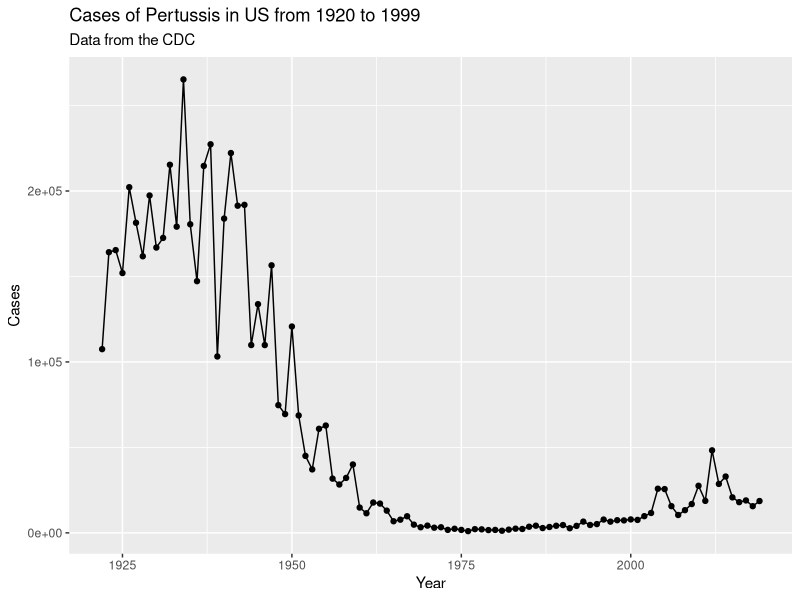
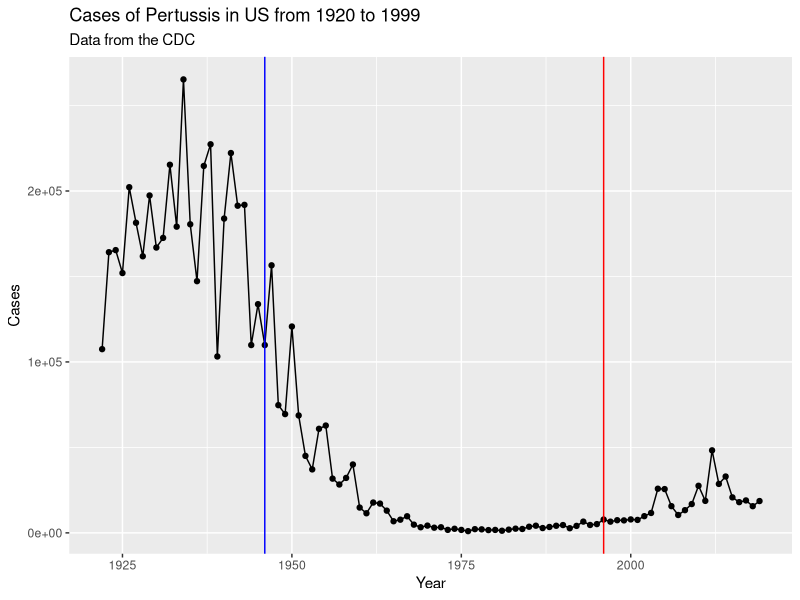

The R script that drew these images, in order: (Note: this script raises an error after producing the figures.)
## ---- chunk 1
cdc <- data.frame(
  Year = c(
    1922L,
    1923L,
    1924L,
    1925L,
    1926L,
    1927L,
    1928L,
    1929L,
    1930L,
    1931L,
    1932L,
    1933L,
    1934L,
    1935L,
    1936L,
    1937L,
    1938L,
    1939L,
    1940L,
    1941L,
    1942L,
    1943L,
    1944L,
    1945L,
    1946L,
    1947L,
    1948L,
    1949L,
    1950L,
    1951L,
    1952L,
    1953L,
    1954L,
    1955L,
    1956L,
    1957L,
    1958L,
    1959L,
    1960L,
    1961L,
    1962L,
    1963L,
    1964L,
    1965L,
    1966L,
    1967L,
    1968L,
    1969L,
    1970L,
    1971L,
    1972L,
    1973L,
    1974L,
    1975L,
    1976L,
    1977L,
    1978L,
    1979L,
    1980L,
    1981L,
    1982L,
    1983L,
    1984L,
    1985L,
    1986L,
    1987L,
    1988L,
    1989L,
    1990L,
    1991L,
    1992L,
    1993L,
    1994L,
    1995L,
    1996L,
    1997L,
    1998L,
    1999L,
    2000L,
    2001L,
    2002L,
    2003L,
    2004L,
    2005L,
    2006L,
    2007L,
    2008L,
    2009L,
    2010L,
    2011L,
    2012L,
    2013L,
    2014L,
    2015L,
    2016L,
    2017L,
    2018L,
    2019L
  ),
  Cases = c(
    107473,
    164191,
    165418,
    152003,
    202210,
    181411,
    161799,
    197371,
    166914,
    172559,
    215343,
    179135,
    265269,
    180518,
    147237,
    214652,
    227319,
    103188,
    183866,
    222202,
    191383,
    191890,
    109873,
    133792,
    109860,
    156517,
    74715,
    69479,
    120718,
    68687,
    45030,
    37129,
    60886,
    62786,
    31732,
    28295,
    32148,
    40005,
    14809,
    11468,
    17749,
    17135,
    13005,
    6799,
    7717,
    9718,
    4810,
    3285,
    4249,
    3036,
    3287,
    1759,
    2402,
    1738,
    1010,
    2177,
    2063,
    1623,
    1730,
    1248,
    1895,
    2463,
    2276,
    3589,
    4195,
    2823,
    3450,
    4157,
    4570,
    2719,
    4083,
    6586,
    4617,
    5137,
    7796,
    6564,
    7405,
    7298,
    7867,
    7580,
    9771,
    11647,
    25827,
    25616,
    15632,
    10454,
    13278,
    16858,
    27550,
    18719,
    48277,
    28639,
    32971,
    20762,
    17972,
    18975,
    15609,
    18617
  )
)
## ---- chunk 2
library(ggplot2)
baseplot <- ggplot(cdc) +
  aes(Year,Cases) +
  geom_point() +
  geom_line() + 
  labs(title="Cases of Pertussis in US from 1920 to 1999",
       subtitle= "Data from the CDC")

baseplot
## ---- chunk 3
baseplot +
  geom_vline(xintercept = 1946, col = "blue") +
  geom_vline(xintercept = 1996, col = "red")
## ---- chunk 4
library(jsonlite)
subject <- read_json("https://www.cmi-pb.org/api/subject", 
                     simplifyVector = TRUE)

head(subject)
## ---- chunk 5
table(subject$infancy_vac)
## ---- chunk 6
table(subject$biological_sex)
## ---- chunk 7
table(subject$race,subject$biological_sex)
## ---- chunk 8
library(lubridate)
## ---- chunk 9
age_years <- time_length(today()-ymd(subject$year_of_birth), "years")
subject$age <- age_years
## ---- chunk 10
mean(subject$age)
## ---- chunk 11
library(dplyr)

ap.age <- filter(subject, infancy_vac == "aP")$age
mean(ap.age)

wp.age <- filter(subject, infancy_vac == "wP")$age
mean(wp.age)
## ---- chunk 12
t.test(ap.age,wp.age)
## ---- chunk 13
int <- ymd(subject$date_of_boost) - ymd(subject$year_of_birth)
age_at_boost <- time_length(int, "year")
head(age_at_boost)
## ---- chunk 14
ggplot(subject) +
  aes(time_length(age, "year"),
      fill=as.factor(infancy_vac)) +
  geom_histogram(show.legend=FALSE) +
  facet_wrap(vars(infancy_vac), nrow=2) 
## ---- chunk 15
specimen <- read_json("https://www.cmi-pb.org/api/specimen", 
                      simplifyVector = TRUE) 
titer <- read_json("https://www.cmi-pb.org/api/ab_titer", simplifyVector = TRUE) 
## ---- chunk 16
head(specimen)
## ---- chunk 17
head(titer)
## ---- chunk 18
dim(subject)
## ---- chunk 19
dim(specimen)
## ---- chunk 20
meta <- inner_join(specimen, subject)
dim(meta)
head(meta)
## ---- chunk 21
abdata <- inner_join(titer, meta)
dim(abdata)
## ---- chunk 22
head(abdata)
## ---- chunk 23
table(abdata$isotype)
## ---- chunk 24
table(abdata$visit)
## ---- chunk 25
ig1 <- abdata %>% filter(isotype == "IgG1", visit!=8)
head(ig1)
## ---- chunk 26
ggplot(ig1) +
  aes(MFI, antigen) +
  geom_boxplot() + 
  facet_wrap(vars(visit), nrow=2)
## ---- chunk 27
ggplot(ig1) +
  aes(MFI, antigen, col=infancy_vac ) +
  geom_boxplot(show.legend = FALSE) + 
  facet_wrap(vars(visit), nrow=2) +
  theme_bw()
## ---- chunk 28
ggplot(ig1) +
  aes(MFI, antigen, col=infancy_vac ) +
  geom_boxplot(show.legend = FALSE) + 
  facet_wrap(vars(infancy_vac, visit), nrow=2)
## ---- chunk 29
filter(ig1, antigen=="Measles") %>%
  ggplot() +
  aes(MFI, col=infancy_vac) +
  geom_boxplot(show.legend = FALSE) +
  facet_wrap(vars(visit)) +
  labs(title="Measles antigen levels per visit (aP red, wP teal)") +
  theme_bw()
## ---- chunk 30
filter(ig1, antigen=="FIM2/3") %>%
  ggplot() +
  aes(MFI, col=infancy_vac) +
  geom_boxplot(show.legend = FALSE) +
  facet_wrap(vars(visit)) +
  labs(title="FIM2/3 antigen levels per visit (aP red, wP teal)") +
  theme_bw()
## ---- chunk 31
url <- "https://www.cmi-pb.org/api/v2/rnaseq?versioned_ensembl_gene_id=eq.ENSG00000211896.7"

rna <- read_json(url, simplifyVector = TRUE) 

head(rna)
## ---- chunk 32
ssrna <- inner_join(rna, meta)
## ---- chunk 33
ggplot(ssrna) +
  aes(visit, tpm, group=subject_id) +
  geom_point() +
  geom_line(alpha=0.2)
## ---- chunk 34
ggplot(ssrna) +
  aes(tpm, col=infancy_vac) +
  geom_boxplot() +
  facet_wrap(vars(visit))
## ---- chunk 35
ssrna %>%  
  filter(visit==4) %>% 
  ggplot() +
    aes(tpm, col=infancy_vac) + geom_density() + 
    geom_rug() 
